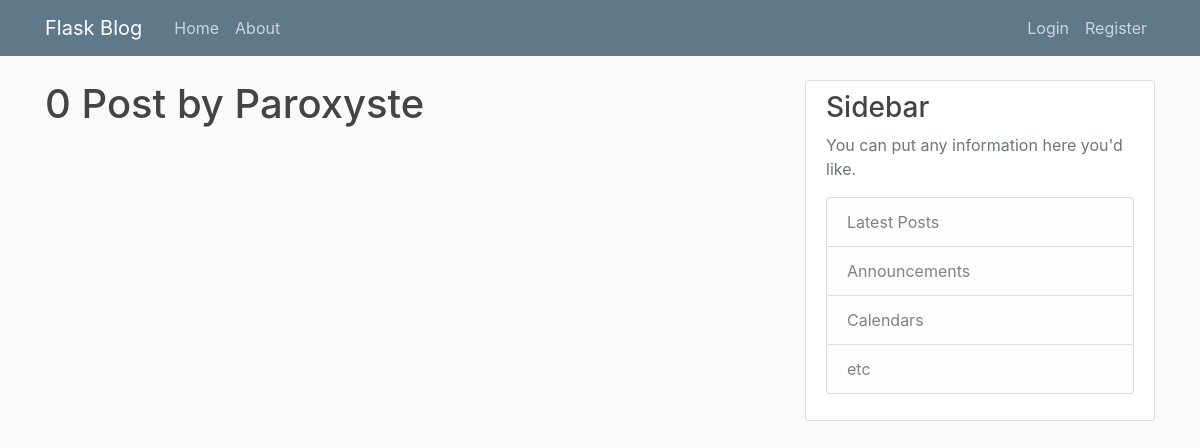
/user/Paroxyste, run on an earlier commit of the app's database.
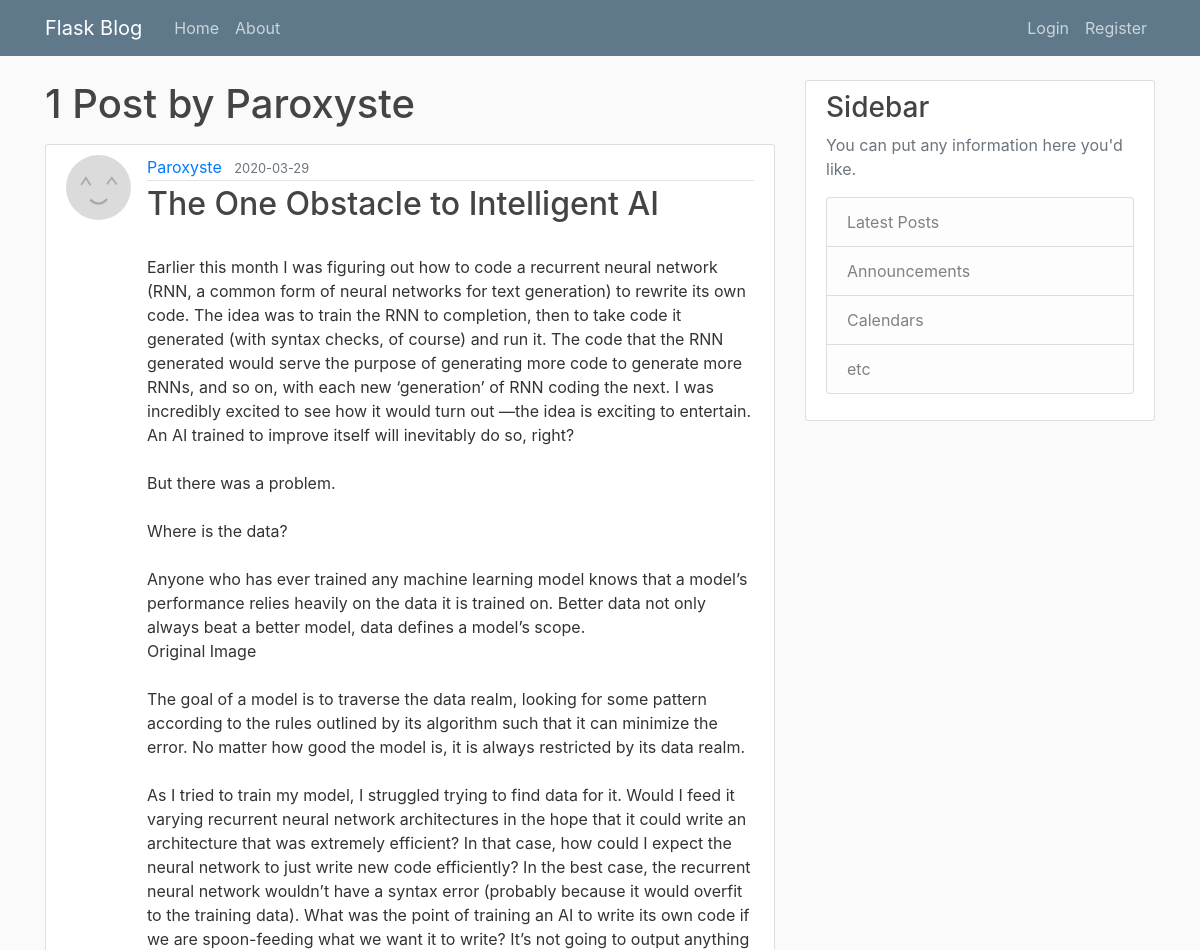
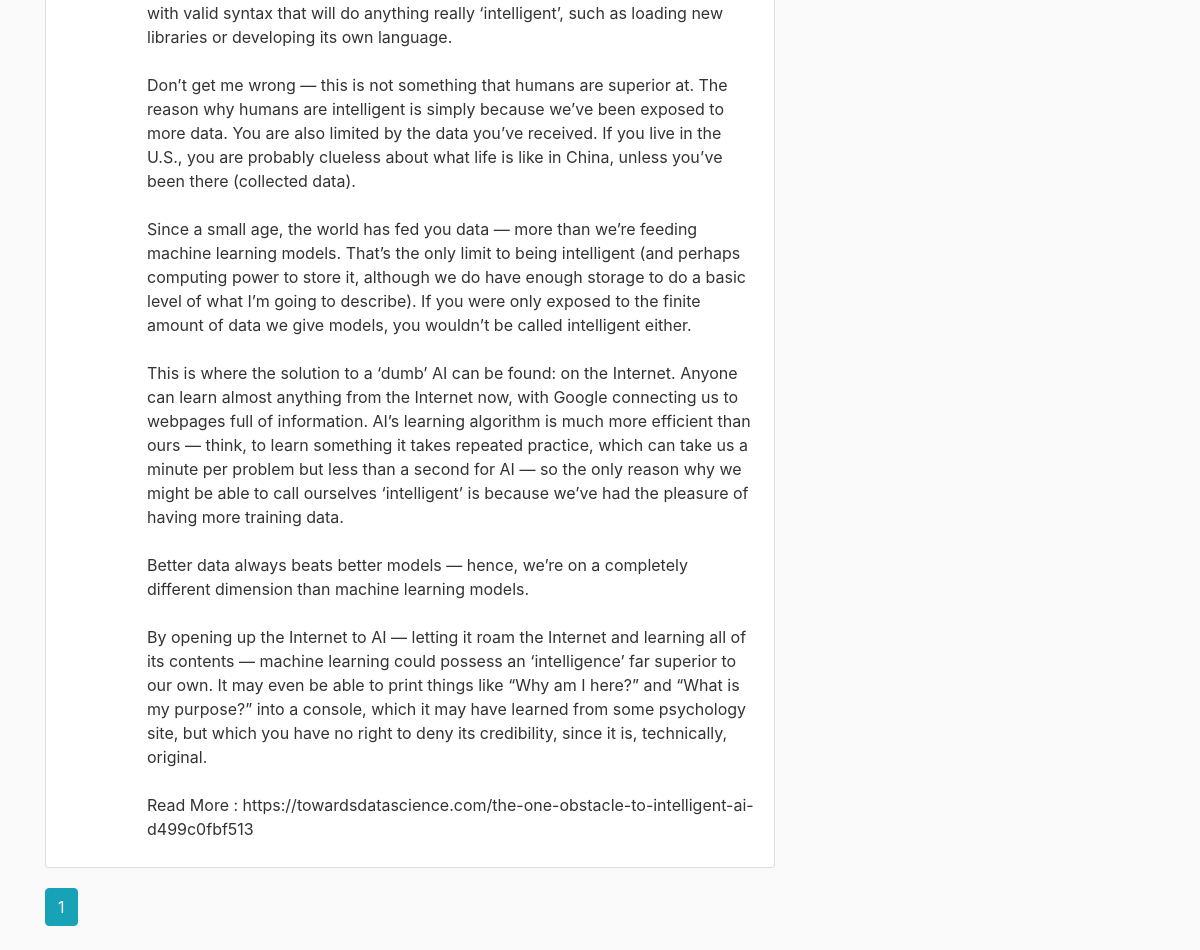
And on a later commit of the database (2 pictures, top to bottom).
### app/models.py (models this page shows, shortened)
class Post(db.Model):
    id = db.Column(db.Integer,
                   primary_key = True)
    title = db.Column(db.String(100),
                      nullable = False)
    date_posted = db.Column(db.DateTime,
                            nullable = False,
                            default = datetime.utcnow)
    content = db.Column(db.Text,
                        nullable = False)
    user_id = db.Column(db.Integer,
                        db.ForeignKey('user.id'), nullable = False)

class User(db.Model, UserMixin):
    id = db.Column(db.Integer,
                   primary_key = True)
    username = db.Column(db.String(20),
                         unique = True,
                         nullable = False)
    email = db.Column(db.String(120),
                      unique = True,
                      nullable = False)
    image_file = db.Column(db.String(20),
                           nullable = False,
                           default = 'default.jpg')
    password = db.Column(db.String(60),
                         nullable = False)
    posts = db.relationship('Post',
                            backref = 'author',
                            lazy = True)

### app/users/routes.py (the view)
@users.route("/user/<string:username>")
def user_posts(username):
    page = request.args.get('page', 1, type = int)
    user = User.query.filter_by(username = username).first_or_404()
    posts = Post.query.filter_by(author = user)\
                      .order_by(Post.date_posted.desc())\
                      .paginate(page = page, per_page = 5)
    return render_template('user_post.html',
                           posts = posts,
                           user  = user)

### app/templates/user_post.html
{% extends "layout.html" %}
{% block content %}
    <h1 class="mb-3">
        {% if posts.total <= 1 %}
            {{ posts.total }} Post by {{ user.username }}
        {% else %}
            {{ posts.total }} Posts by {{ user.username }}
        {% endif %}
    </h1>
    {% for post in posts.items %}
        <article class="media content-section">
            <img class="rounded-circle article-img"
                 src="{{ url_for('static', filename='profile_pics/' + post.author.image_file) }}" />
            <div class="media-body">
                <div class="article-metadata">
                    <a class="mr-2"
                       href="{{ url_for('users.user_posts', username = post.author.username) }}">
                        {{ post.author.username }}
                    </a>
                    <small class="text-muted">
                        {{ post.date_posted.strftime('%Y-%m-%d') }}
                    </small>
                </div>
                <h2>
                    <a class="article-title"
                       href="{{ url_for('posts.post', post_id=post.id) }}">
                        {{ post.title }}
                    </a>
                </h2>
                <p class="article-content">
                    {{ post.content }}
                </p>
            </div>
        </article>
    {% endfor %}
    {% for page_num in posts.iter_pages(left_edge=1, right_edge=1, left_current=1, right_current=2) %}
        {% if page_num %}
            {% if posts.page == page_num %}
                <a class="btn btn-info mb-4"
                   href="{{ url_for('users.user_posts', username=user.username, page=page_num) }}">
                    {{ page_num }}
                </a>
            {% else %}
                <a class="btn btn-outline-info mb-4"
                   href="{{ url_for('users.user_posts', username=user.username, page=page_num) }}">
                    {{ page_num }}
                </a>
            {% endif %}
        {% else %}
            ...
        {% endif %}
    {% endfor %}
{% endblock content %}

What changed in the data, as far as the page shows it:
added Post: image_file (placeholder picture), author.username "Paroxyste", date_posted "2020-03-29", title "The One Obstacle to Intelligent AI", content "Earlier this month I was figuring out how to code a recurrent neural network (RNN, a common form of neural networks for text generation) to rewrite its own code. The idea was to train the RNN to completion, then to take code it generated (with syntax checks, of course) and run it. The code that the RNN generated would serve the purpose of generating more code to generate more RNNs, and so on, with each new ‘generation’ of RNN coding the next. I was incredibly excited to see how it would turn out —the idea is exciting to entertain. An AI trained to improve itself will inevitably do so, right? But there was a problem. Where is the data? Anyone who has ever trained any machine learning model…"
Also different on the page:
{{ posts.total }}: "0" → "1"
new list line: "1"
